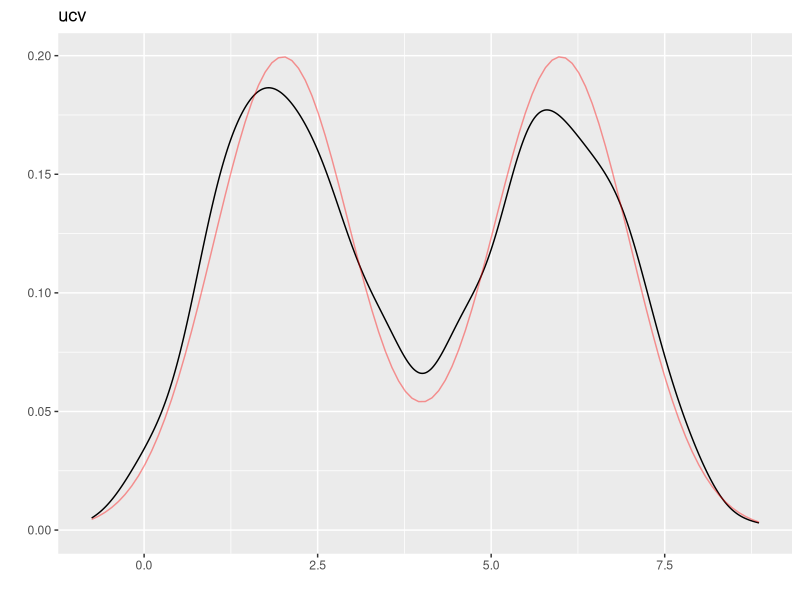

This chart was generated by the following R code:
## ---- chunk 1
library(ggplot2)
f=function(x){0.5*dnorm(x,mean=2)+0.5*dnorm(x,mean=6)}
sim=function(n){
X=rnorm(n,2,1)
Y=rnorm(n,6,1)
ber=rbinom(n=n,size=1,prob=0.5)
return(ber*X+(1-ber)*Y)}
Z=sim(1000)

p <- ggplot(data.frame(x=Z),aes(x))+labs(x="",y="")
p+geom_density(bw="ucv")+stat_function(fun=f,col='red',alpha=0.4)+ggtitle("ucv")
